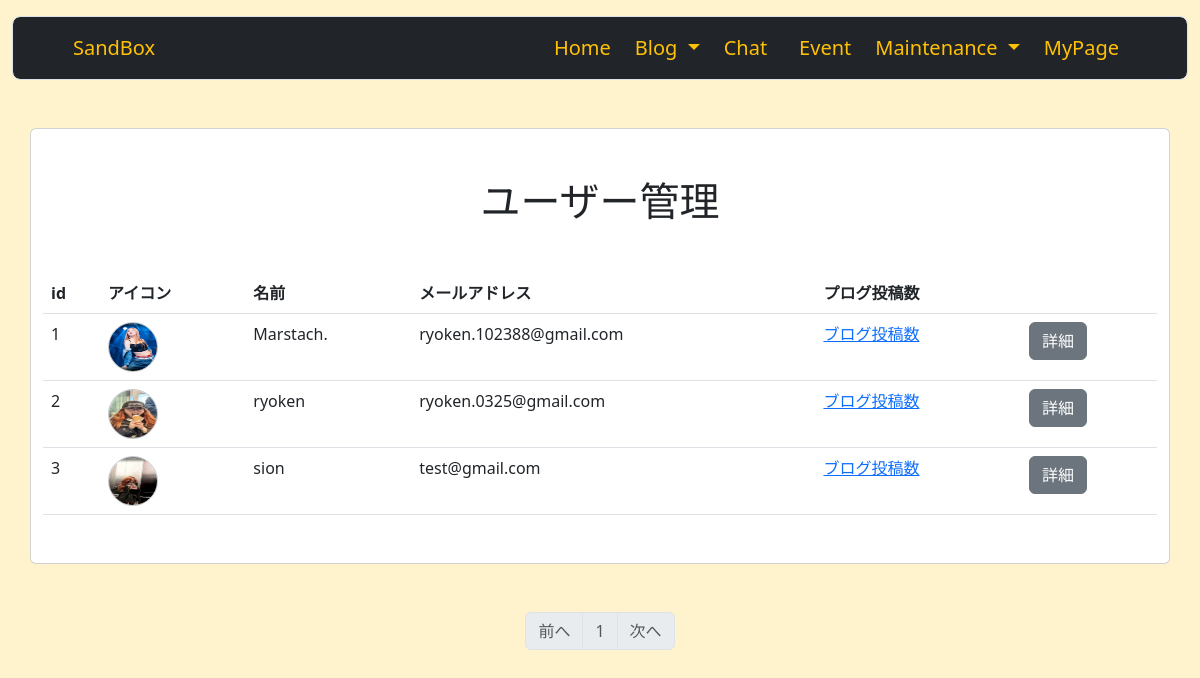
The app's page /user_maintenance (signed in), older data.
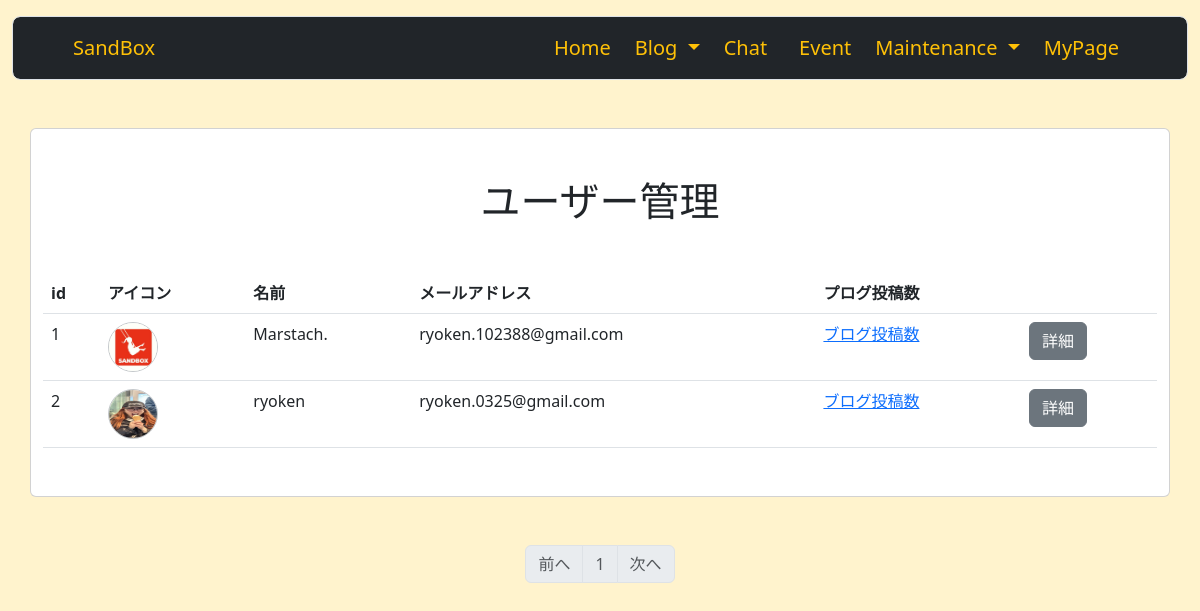
The same page, newer data.
### sandbox_system/models.py (models this page shows, shortened)
class User(db.Model, UserMixin):
    __tablename__ = 'users'
    id = db.Column(db.Integer, primary_key=True)
    email = db.Column(db.String(64), unique=True, index=True)
    username = db.Column(db.String(64), unique=True, index=True)
    introduce = db.Column(db.Text)
    tech = db.Column(db.Text)
    job = db.Column(db.String(64))
    image = db.Column(db.String(140))
    password_hash = db.Column(db.String(128))
    administrator = db.Column(db.String(1))
    blog = db.relationship('Blog', backref = 'author', lazy = 'dynamic')
    blog_comment = db.relationship('BlogComment', backref='commenter', lazy='dynamic')
    chat = db.relationship('Chat', backref='chat_user', lazy='dynamic')
    @property
    def password(self):
        raise AttributeError('password is not a readable attribute')
    def is_administrator(self):
        if self.administrator == '1':
            return 1
        else:
            return 0

### sandbox_system/users/view.py (the view)
@users.route('/user_maintenance')
@login_required
def user_maintenance():
    if not current_user.is_administrator():
        abort(403)
    page = request.args.get('page', 1, type=int)
    users = User.query.order_by(User.id).paginate(page=page, per_page=10)
    return render_template('maintenance/user_maintenance.html', users=users)

### sandbox_system/__init__.py (called while the page is built)
@event.listens_for(Engine, "connect")
def set_sqlite_pragma(dbapi_connection, connection_record):
    cursor = dbapi_connection.cursor()
    cursor.execute("PRAGMA foreign_keys=ON")
    cursor.close()

### sandbox_system/models.py (called while the page is built)
@login_manager.user_loader
def load_user(user_id):
    return User.query.get(user_id)

### sandbox_system/templates/maintenance/user_maintenance.html
{% extends 'base.html' %}
{% block content %}
<div class="container">
    <div class="row">
        <div class="card">
            <h1 class="text-center my-5">ユーザー管理</h1>
            <table class="table mb-5">
                <thead>
                <tr>
                    <th>id</th>
                    <th>アイコン</th>
                    <th>名前</th>
                    <th>メールアドレス</th>
                    <th>プログ投稿数</th>
                    <th></th>
                </tr>
                </thead>
                {% for user in users.items %}
                <tbody>
                <tr>
                    <td>{{ user.id }}</td>
                    <td><img src="{{ url_for('static', filename='image/' + user.image) }}" class="rounded-circle border border-secondary-subtle" style="width: 50px; height: 50px;" /></td>
                    <td>{{ user.username }}</td>
                    <td>{{ user.email }}</td>
                    <td><a href="#">ブログ投稿数</a></td>
                    <td><a href="{{ url_for('users.profile', user_id=user.id) }}" class="btn btn-secondary">詳細</a></td>
                </tr>
                </tbody>
                {% endfor %}
            </table>
        </div>
    </div>
</div>
<nav class="my-5" aria-label="Page navigation">
    <ul class="pagination justify-content-center">
        <li {% if users.has_prev %} class="page-item" {%else%} class="page-item disabled" {% endif %}><a class="page-link" href="{% if users.has_prev %}{{ url_for('users.user_maintenance', page=users.prev_num) }}{% else %}#{% endif %}">前へ</a></li>
{% for page_num in users.iter_pages(left_edge=1, right_edge=1, left_current=1, right_current=2) %}
    {% if page_num %}
        {% if users.page == page_num %}
            <li class="page-item disabled"><a class="page-link" href="#">{{ page_num }}</a></li>
        {% else %}
            <li class="page-item"><a class="page-link" href="{{ url_for('users.user_maintenance', page=page_num) }}">{{ page_num }}</a></li>
        {% endif %}
    {% else %}
        <li class="page-item disabled"><a class="page-link" href="#">&hellip;</a></li>
    {% endif %}
{% endfor %}
    <li {% if users.has_next %} class="page-item" {% else %} class="page-item disabled" {% endif %}><a class="page-link" href="{% if users.has_next %}{{ url_for('users.user_maintenance',page=users.next_num) }}{% else %}#{% endif %}">次へ</a></li>
    </ul>
</nav>
{% endblock %}

Row changes from the older to the newer data that the page shows:
removed User: id "3", image (picture), username "sion", email "test@gmail.com"
changed User "Marstach.": image: a different picture
